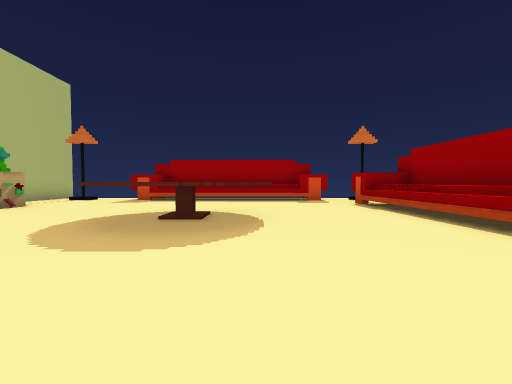
View 1 (above)

13 first-person views from a walk through a 3-D level made in the Unity game engine. The camera is 1.3 m above the floor, tilts 2° down and sees 90° across. The floor is counted in squares, 2 m on a side. Each view is taken from the middle of a square. On the plan, view 1 faces up. The plan holds only what a view shows up to about 9 squares ahead; the rest is blank. The player character is not drawn.

View 2
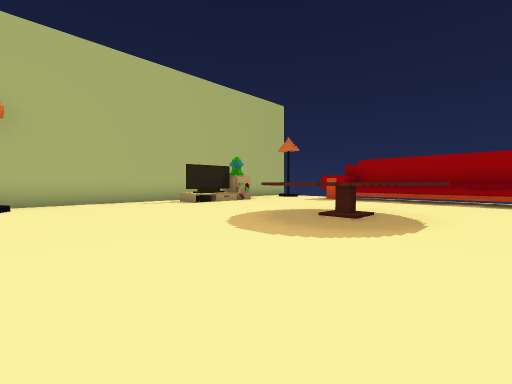

View 3
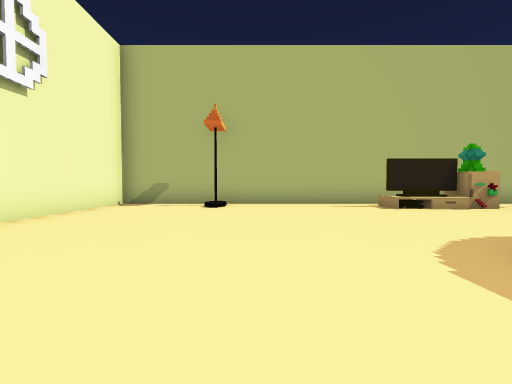

View 4
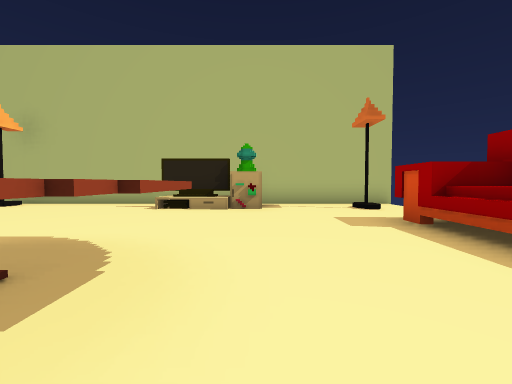

View 5
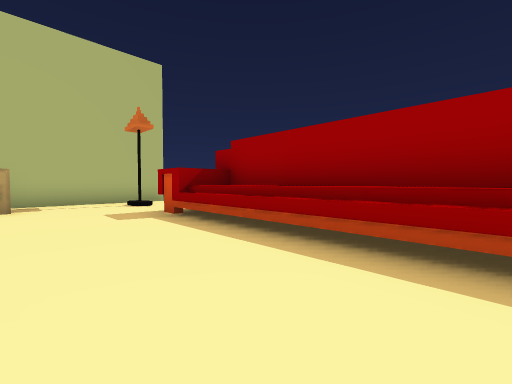

View 6
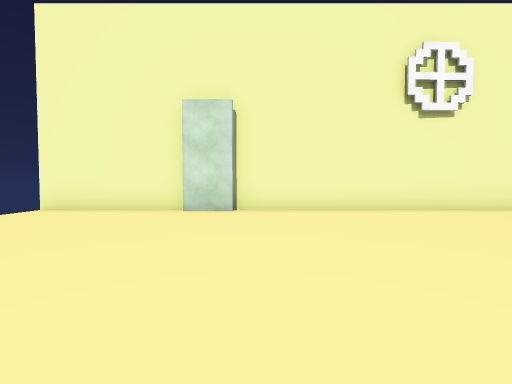

View 7
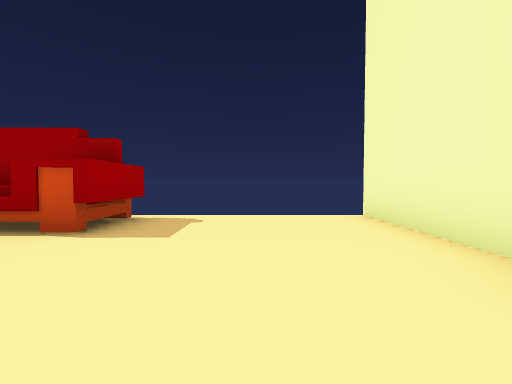

View 8
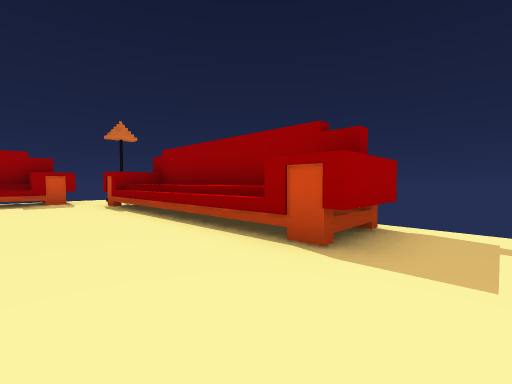

View 9
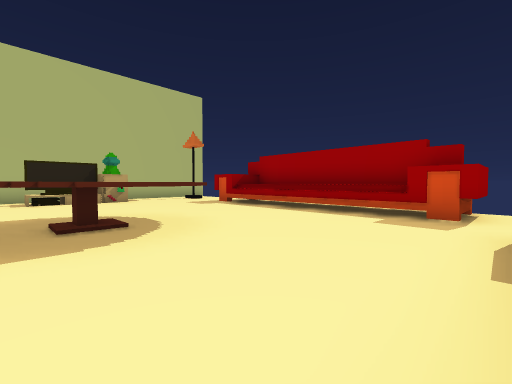

View 10
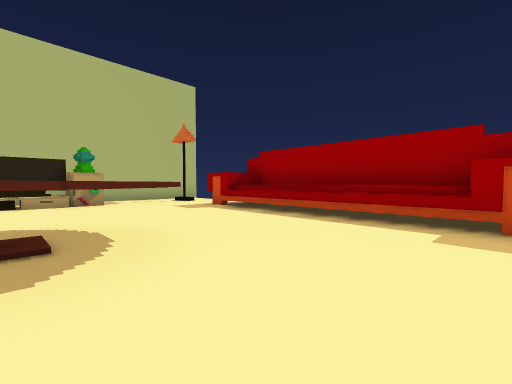

View 11
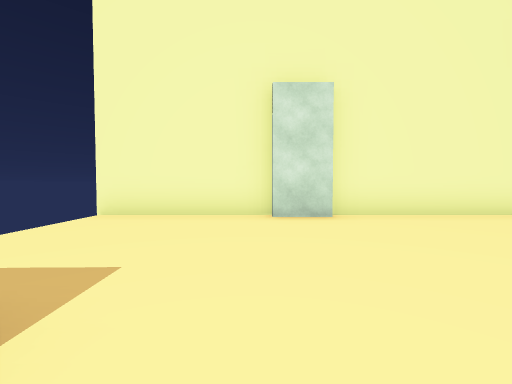

View 12
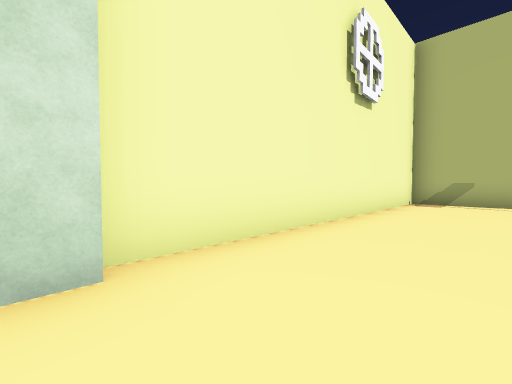

View 13
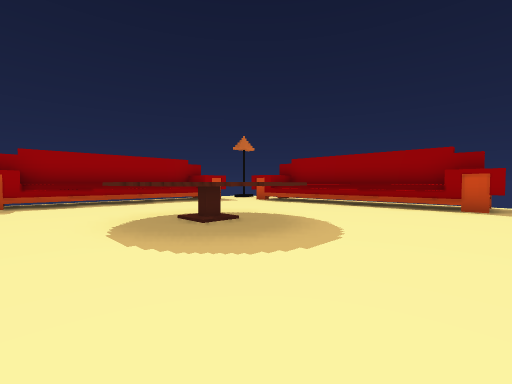

### Floor plan
Key: @ floor where view 1 was taken; # wall or solid block; x gap in a wall; . floor; ^ raised ledge; L lamp; O other object.
Columns run from 8 left of view 1 to 5 right of it. Each row starts with its distance up from view 1.
 11 x.  #######.
 10 #L..#^^^^^#.L
  9 #...........
  8 #..........#
  7 ##.........^#
  6 ##....OOO..^#
  5 #^...OOOO...^
  4 #.....OOO...^.
  3 #......O....^.
  2 #...........#x
  1 #.............
  0 #L......@.....
 -1 #.............
 -2 #.............
 -3 #........#....
 -4 #############

Positions as (right, up) in squares from view 1, and headings:
1: (0, 0), facing up
2: (1, 0), facing up-left
3: (0, 1), facing left
4: (0, 7), facing left
5: (1, 7), facing up-left
6: (0, 3), facing down
7: (0, -1), facing right
8: (1, 0), facing up-right
9: (3, 4), facing up-left
10: (2, 5), facing up-left
11: (2, 2), facing down
12: (1, -1), facing down-left
13: (-4, 1), facing up-right
